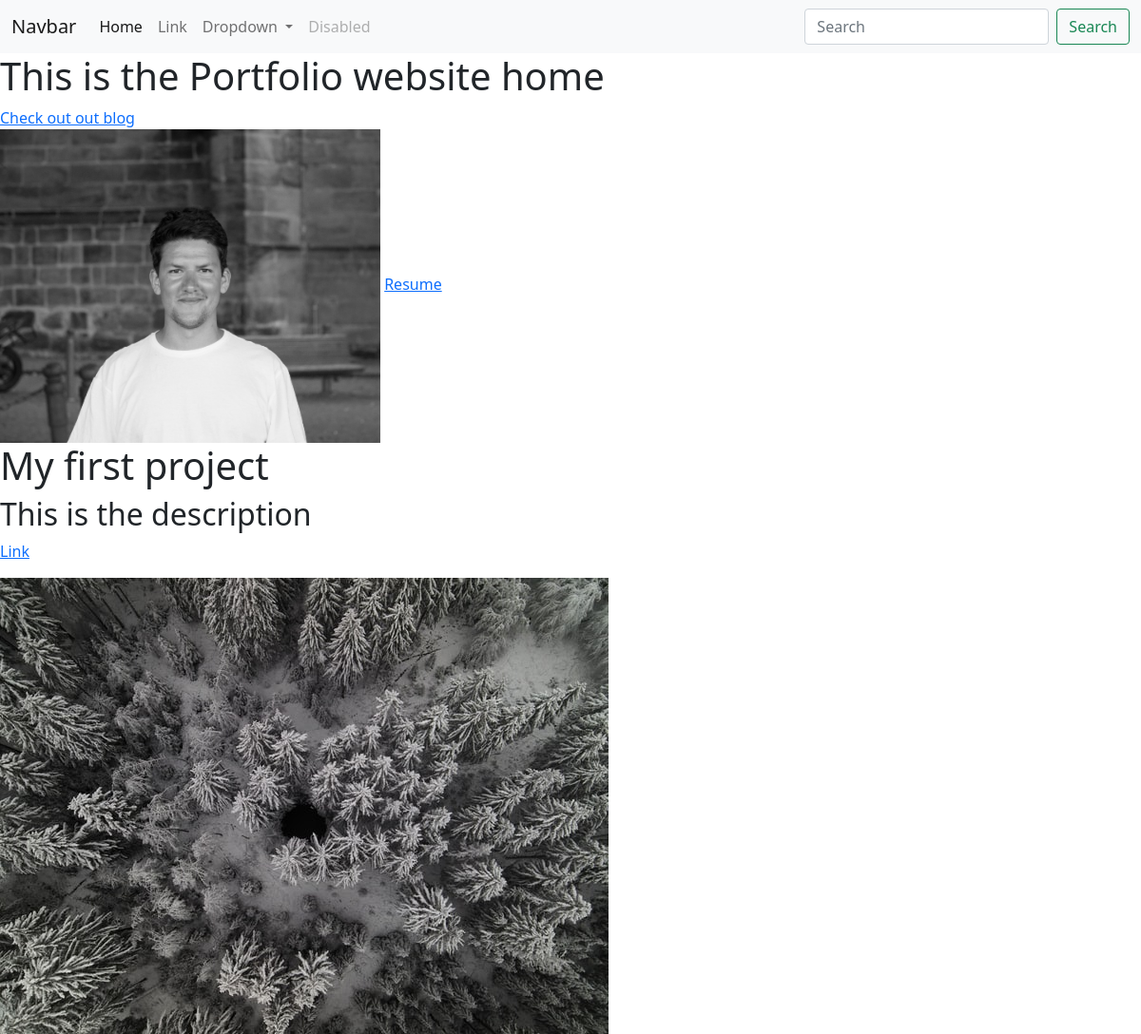
The page / on the database its author committed.
### portfolio/models.py (models this page shows, shortened)
class Project(models.Model):
    title = models.CharField(max_length=100)
    description = models.TextField(max_length=250)
    image = models.ImageField(upload_to='portfolio/images/')
    url = models.URLField(blank=True)

### portfolio/views.py (the view)
# urls.py: 2. Add a URL to urlpatterns:  path('', views.home, name='home')
def home(request):
    projects = Project.objects.all()
    return render(request, 'portfolio/home.html', {'projects': projects})

### portfolio/templates/portfolio/home.html
{% extends 'portfolio/base.html' %}
{% block content %}
    <h1>This is the Portfolio website home</h1>
    {% load static %}
    <a href="{% url 'blog:all_blogs' %}">Check out out blog</a>
    <br>
    <img src="{% static 'portfolio/IMG_2539-1.jpg' %}" alt="" width="400">
    <a href="{% static 'portfolio/resume.pdf' %}">Resume</a>
    {% for project in projects %}
        <h1>{{ project.title }}</h1>
        <h2>{{ project.description }}</h2>
            {% if project.url %}
                <a href="{{ project.url }}">Link</p>
            {% endif %}
        <img src="{{ project.image.url }}" alt="">
    {% endfor %}
{% endblock %}

### rows shown on the page
Project: title "My first project", description "This is the description", image (picture)
